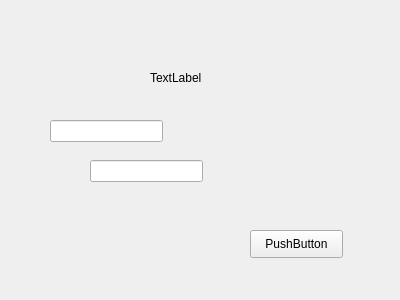
<?xml version="1.0" encoding="UTF-8"?>
<ui version="4.0">
 <class>Form</class>
 <widget class="QWidget" name="Form">
  <property name="geometry">
   <rect>
    <x>0</x>
    <y>0</y>
    <width>400</width>
    <height>300</height>
   </rect>
  </property>
  <property name="windowTitle">
   <string>Form</string>
  </property>
  <widget class="QLabel" name="titleLbl">
   <property name="geometry">
    <rect>
     <x>150</x>
     <y>70</y>
     <width>55</width>
     <height>16</height>
    </rect>
   </property>
   <property name="text">
    <string>TextLabel</string>
   </property>
  </widget>
  <widget class="QLineEdit" name="lgEdit">
   <property name="geometry">
    <rect>
     <x>50</x>
     <y>120</y>
     <width>113</width>
     <height>22</height>
    </rect>
   </property>
  </widget>
  <widget class="QLineEdit" name="pwEdit">
   <property name="geometry">
    <rect>
     <x>90</x>
     <y>160</y>
     <width>113</width>
     <height>22</height>
    </rect>
   </property>
   <property name="echoMode">
    <enum>QLineEdit::Password</enum>
   </property>
  </widget>
  <widget class="QPushButton" name="loginBtn">
   <property name="geometry">
    <rect>
     <x>250</x>
     <y>230</y>
     <width>93</width>
     <height>28</height>
    </rect>
   </property>
   <property name="text">
    <string>PushButton</string>
   </property>
  </widget>
 </widget>
 <resources/>
 <connections/>
</ui>
